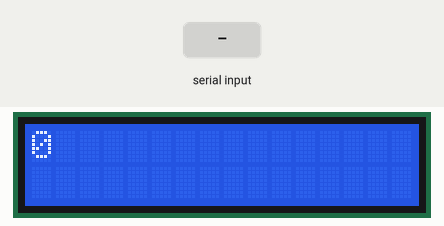
Simulated run of this sketch. Board: Arduino Uno, built with avr-gcc and run on an emulated ATmega328P. Shown: 16×2 character LCD. The test bench sets the inputs (shaded band).

Above: at 1.2 s.
1.3 s: "90,45\n" received over Serial
At 2.5 s:
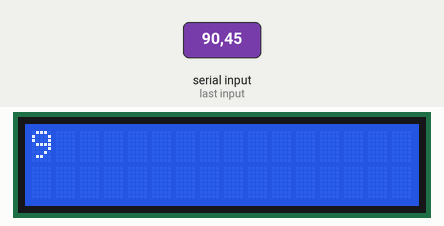
At 7.0 s:
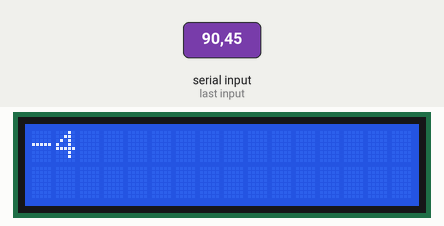
Timing chart, 0 to 8.5 s (numbered marks = the images above; inputs shaded):
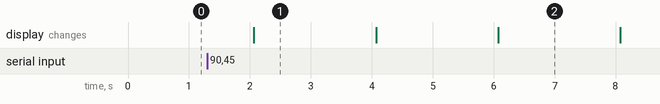

Measured:
- after the input at 1.3 s, the display: changes after 0.77 s (image 1)
- what the display in image 1 shows lasts 2.0 s, from 2.1 s to 4.1 s

The sketch:

TextSketch.ino
```cpp
//#include <player.h>
// include the library code:
#include <LiquidCrystal.h>


// couple things just for testing
#define PlaceBet       1
#define ReceiveCard    2
#define Reset          3
#define SetName        4
#define GetName        5

// initialize the library with the numbers of the interface pins
LiquidCrystal lcd(8, 9, 4, 5, 6, 7);

void setup()
{
  // set up the LCD's number of columns and rows:
  lcd.begin(16, 2);

}

void loop()
{
  //static player test(500, 2);

  int command = getCommand();

  lcd.clear();
  lcd.print(String(command));

  delay(2000);

  //test.placeBet(200, 10);

//  lcd.clear();
//  //lcd.print(String(test.getMoney()));
//
//  delay(5000);


  /*
  int x;
  x = analogRead (0);
  lcd.setCursor(10,1);

  if (x < 60)        {lcd.print("Right ");  }
  else if (x < 200)  {lcd.print ("Up    "); }
  else if (x < 400)  {lcd.print ("Down  "); }
  else if (x < 600)  {lcd.print ("Left  "); }
  else if (x < 800)  {lcd.print ("Select"); }
  */
}
```

comms.ino
```cpp
int getCommand()
{
  //int a=0;
  Serial.begin(9600);
  int a=0;
  if (Serial.available()>0)
  {
    a =Serial.read()-'0';
  }

  return a;

}

bool getData()
{
}

bool sendData()
{
}
```
